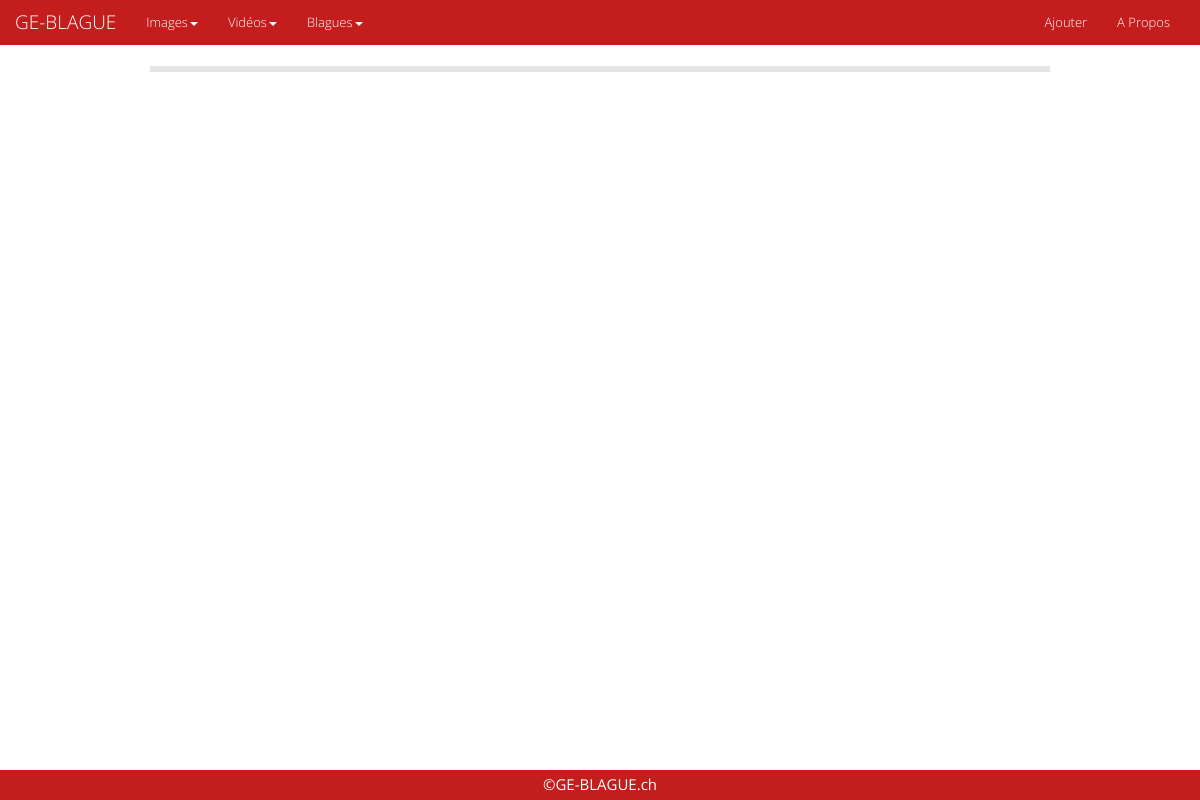
The app's page /index.php?action=ShowBlague, older data.
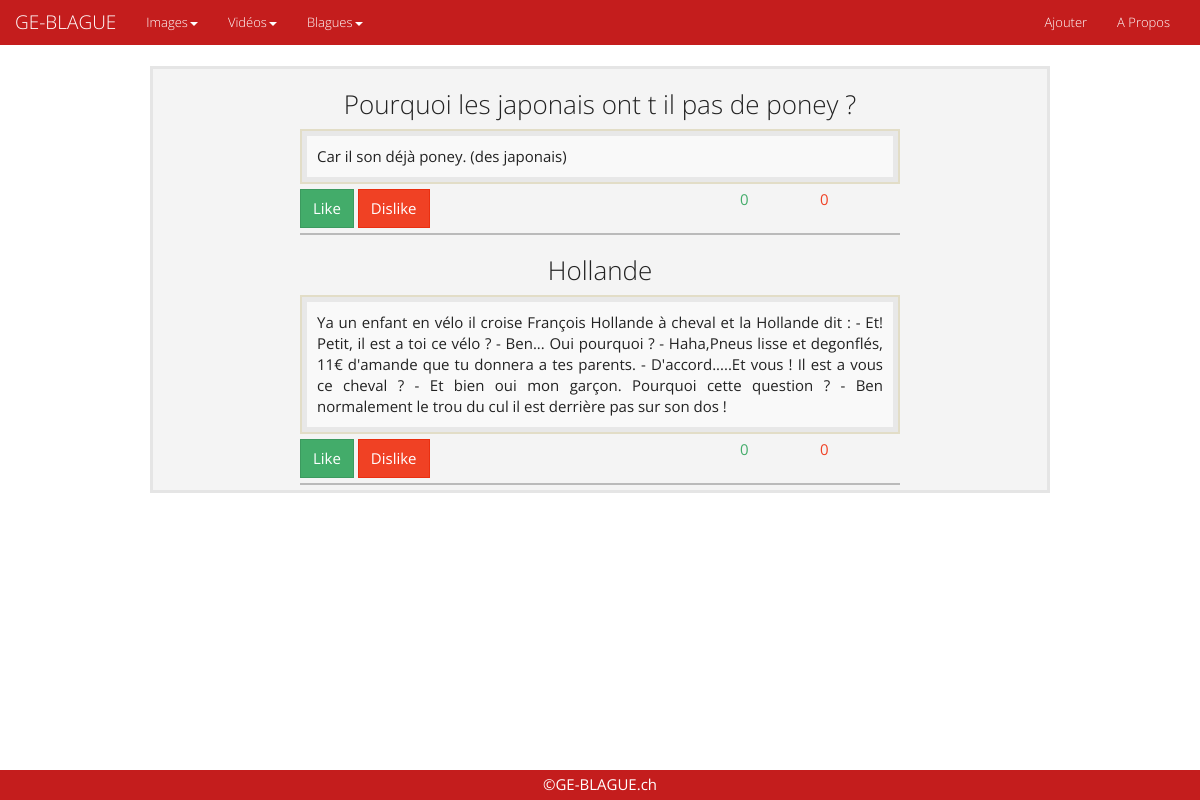
The same page, newer data.
### tables this page shows
CREATE TABLE `contenu` (
  `idContenu` int(11) NOT NULL,
  `Titre` varchar(144) NOT NULL,
  `lienContenu` varchar(255) NOT NULL,
  `NomImage` varchar(120) NOT NULL,
  `Description` text NOT NULL,
  `Auteur` varchar(40) DEFAULT NULL,
  `nbLike` int(15) DEFAULT NULL,
  `nbDislike` int(15) DEFAULT NULL,
  `idCategorie` int(11) NOT NULL,
  `idSection` int(11) NOT NULL
);

### Models/library.php (called while the page is built, shortened)
<?php
function getDataCategorie($Categorie) {
    $db = connectDb();
    $sql = "SELECT * "
            . "FROM contenu as c "
            . "JOIN categories as ca ON c.idCategorie = ca.idCategorie "
            . "WHERE ca.nomCategorie = ?";
    $request = $db->prepare($sql);
    $request->execute(array($Categorie));
    return $request->fetchAll();
}

### Views/postBlague.php (the view, shortened to what this page needs)
<!DOCTYPE html>
<html>
    <head>
        <link href="Bootstrap/css/bootstrap.min.css" rel="stylesheet">
        <link href="Css/SomeStyle.css" rel="stylesheet">
    </head>
    <body>
        <section class="strandardCenter">
            <?php
            foreach ($ShowBlague as $Blague) {
                ?>
                <article class="post">
                    <header>
                        <h3><?php echo $Blague["Titre"]; ?></h3>
                    </header>
                    <section>
                        <div class="postBlague">
                            <p class="pBlague">
                                <?php
                                echo $Blague["Description"];
                                ?>
                            </p>
                        </div>
                    </section>
                    <footer class="postFooter">
                        <button class="btn btn-success" id="<?= $Blague['idContenu'] ?>">Like</button>
                        <button class="btn btn-danger" id="<?= $Blague['idContenu'] ?>">Dislike</button>
                        <p class="text-danger"><?php echo $Blague["nbDislike"]; ?></p>
                        <p class="text-success"><?php echo $Blague["nbLike"]; ?></p>
                    </footer>
                </article>
                <?php
            }
            ?>
        </section>
        <?php
        include_once 'Views/footer.php';
        ?>
    </body>
</html>

Row changes from the older to the newer data that the page shows:
added contenu: Titre "Pourquoi les japonais ont t il pas de poney ?", Description "Car il son déjà poney. (des japonais)", nbDislike "0", nbLike "0"
added contenu: Titre "Hollande", Description "Ya un enfant en vélo il croise François Hollande à cheval et la Hollande dit : - Et! Petit, il est a toi ce vélo ? - Ben... Oui pourquoi ? - Haha,Pneus lisse et degonflés, 11€ d'amande que tu donnera a tes parents. - D'accord.....Et vous ! Il est a vous ce cheval ? - Et bien oui mon garçon. Pourquoi cette question ? - Ben normalement le trou du cul il est derrière pas sur son dos !", nbDislike "0", nbLike "0"
